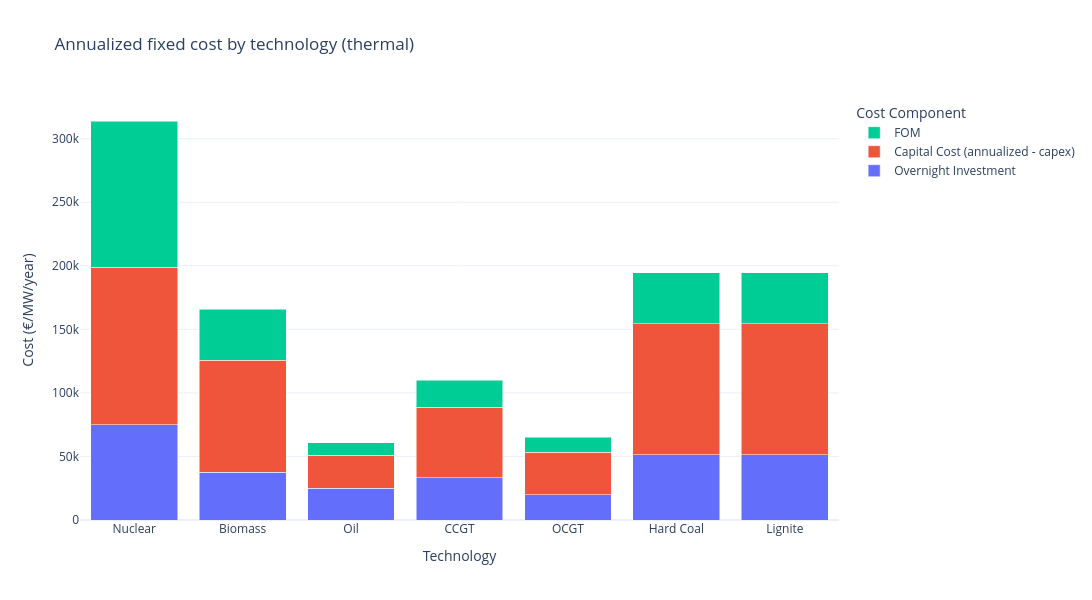

Notebook source saved alongside this figure:
### Code cell
# Plotting

# List of technologies to exclude from plotting
exclude_techs = {"Solar PV", "Wind Onshore", "Wind Offshore", "Hydro ROR", "Deficit"}

# Filter only technologies that have cost data and are not excluded
techs = [t for t, v in fixed_costs_repartition.items() if v and t not in exclude_techs]

# Extract each component for filtered technologies
invest_overnight = [fixed_costs_repartition[t]["invest_overnight"] for t in techs]
capital_cost     = [fixed_costs_repartition[t]["capital"]          for t in techs]
fom_cost         = [fixed_costs_repartition[t]["FOM"]             for t in techs]

# Plot Cost Repartition with chosen WACC
fig = go.Figure()

fig.add_trace(go.Bar(
    name="Overnight Investment",
    x=techs,
    y=invest_overnight
))

fig.add_trace(go.Bar(
    name="Capital Cost (annualized - capex)",
    x=techs,
    y=capital_cost
))

fig.add_trace(go.Bar(
    name="FOM",
    x=techs,
    y=fom_cost
))

fig.update_layout(
    barmode="stack",
    title="Annualized fixed cost by technology (thermal)",
    xaxis_title="Technology",
    yaxis_title="Cost (€/MW/year)",
    template="plotly_white",
    width=1100,
    height=600,
    legend_title="Cost Component"
)

fig.show()

### Figure 1 — Plotly figure (JSON) as saved in the notebook; plotly's stock layout.template omitted (floating-point values rounded to 4 significant figures)
{"data": [{"name": "Overnight Investment", "type": "bar", "x": ["Nuclear", "Biomass", "Oil", "CCGT", "OCGT", "Hard Coal", "Lignite"], "y": [75000, 37500, 25000, 33330.0, 20000, 51430.0, 51430.0]}, {"name": "Capital Cost (annualized - capex)", "type": "bar", "x": ["Nuclear", "Biomass", "Oil", "CCGT", "OCGT", "Hard Coal", "Lignite"], "y": [123900.0, 88290.0, 25930.0, 55490.0, 33300.0, 103000.0, 103000.0]}, {"name": "FOM", "type": "bar", "x": ["Nuclear", "Biomass", "Oil", "CCGT", "OCGT", "Hard Coal", "Lignite"], "y": [115000, 40000, 10000, 21000, 12000, 40000, 40000]}], "layout": {"barmode": "stack", "height": 600, "legend": {"title": {"text": "Cost Component"}}, "title": {"text": "Annualized fixed cost by technology (thermal)"}, "width": 1100, "xaxis": {"title": {"text": "Technology"}}, "yaxis": {"title": {"text": "Cost (€/MW/year)"}}}}
